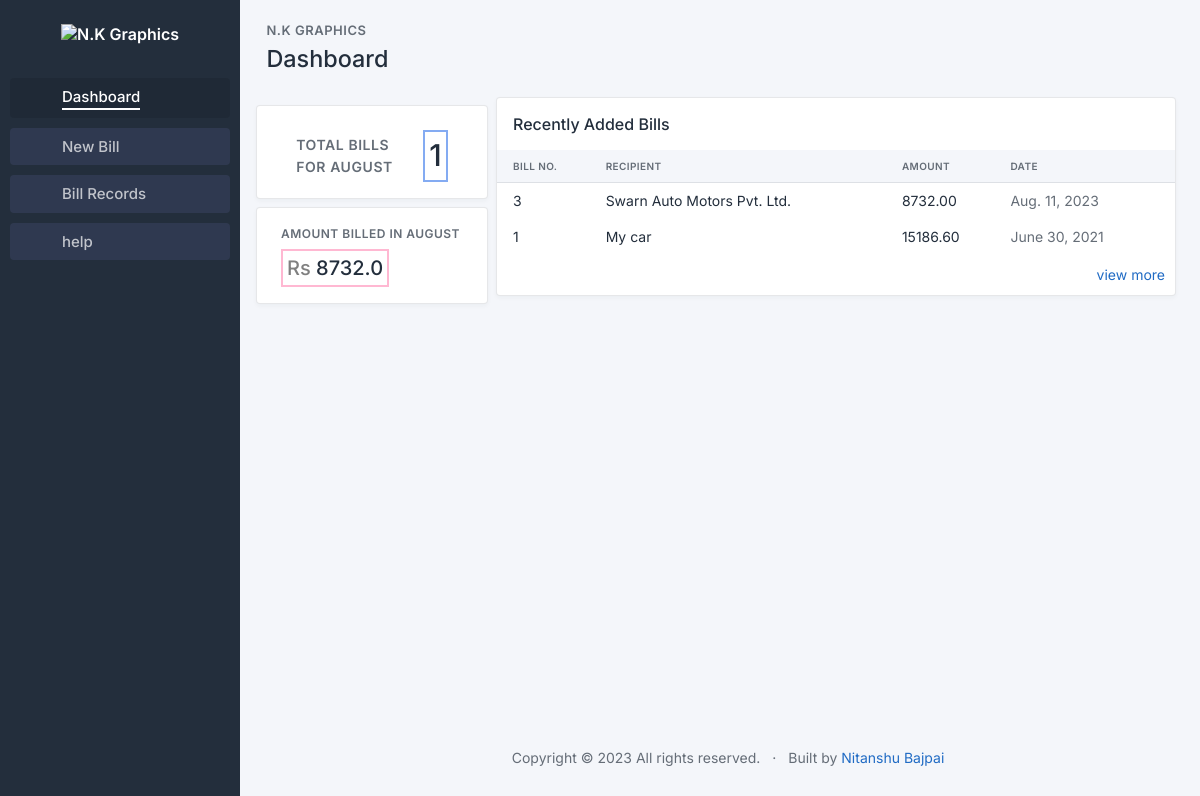
The app's page /, older data.
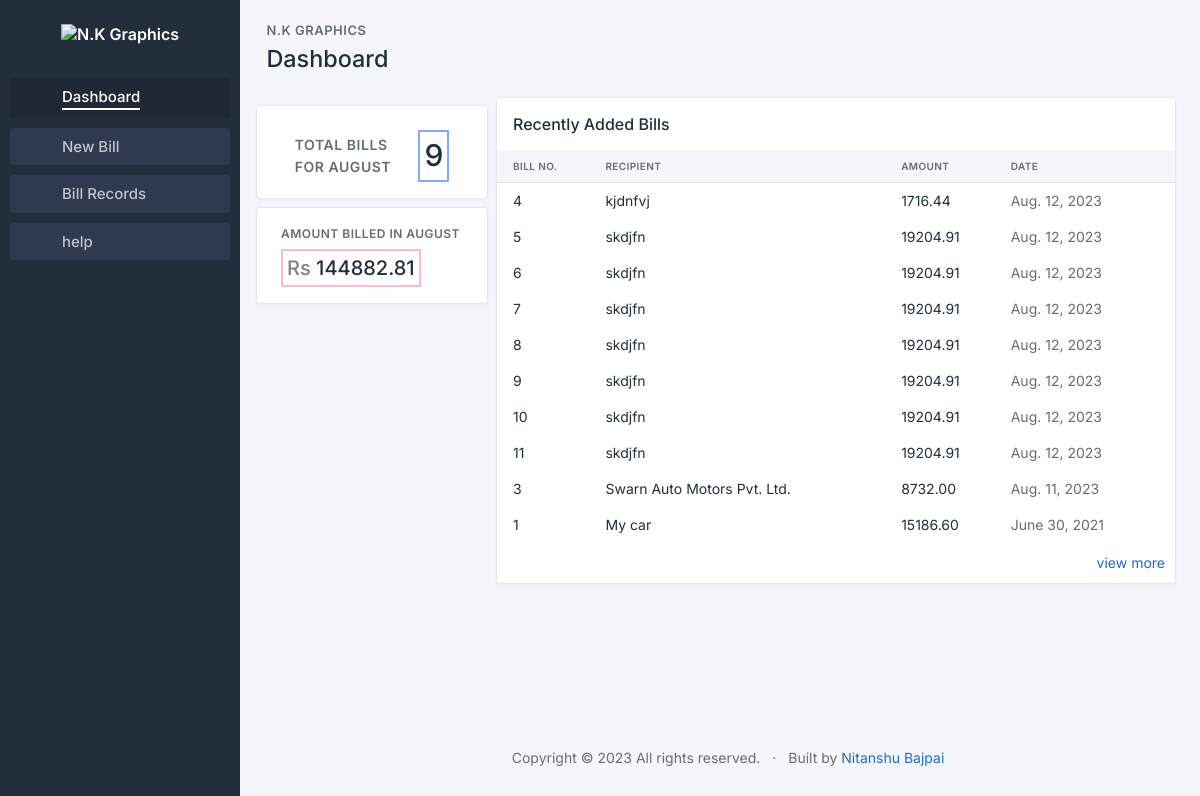
The same page, newer data.
### billmanage/models.py (models this page shows)
class bill(models.Model):
    billno = models.IntegerField(primary_key= True, null=False, blank=False)
    date = models.DateField(default=timezone.now, null=False, blank=False)
    recipient = models.TextField(null=False, blank=False, max_length=100)
    address = models.TextField(null=False, blank=False, max_length=200)
    GSTno = models.CharField(null=False, blank=False, max_length=15)
    cgst = models.DecimalField(null=False, blank=False, max_digits=10, decimal_places=2)
    sgst = models.DecimalField(null=False, blank=False, max_digits=10, decimal_places=2)
    total = models.DecimalField(null=False, blank=False, max_digits=12, decimal_places=2)
    grandtotal = models.DecimalField(null=False, blank=False, max_digits=12, decimal_places=2)

### billmanage/views.py (the view)
# urls.py: path('', billviews.dashboard, name='dashboard'),
def dashboard(request):
    amount = 0.0
    today = datetime.today()
    month = calendar.month_name[int(today.month)]
    billobj = bill.objects.filter(date__month=today.month)
    for bills in billobj:
        amount = amount+float(bills.grandtotal)
    amount = round(amount,2)
    count = len(billobj)
    billobj = bill.objects.all().order_by('-date')[:10]
    return render(request, 'billmanage/dashboard.html', {'bills':billobj, 'count': count, 'amount': amount, 'month':month})

### billmanage/templates/billmanage/dashboard.html (shortened to what this page needs)
{% load static %}
<!doctype html>
<html lang="en">
  <head>
    <link href="{% static 'css/tabler.min.css' %}" rel="stylesheet"/>
    <link href="{% static 'css/tabler-flags.min.css' %}" rel="stylesheet"/>
    <link href="{% static 'css/tabler-payments.min.css' %}" rel="stylesheet"/>
    <link href="{% static 'css/tabler-vendors.min.css' %}" rel="stylesheet"/>
    <link href="{% static 'css/demo.min.css' %}" rel="stylesheet"/>
    <link href="{% static 'typicons.font-2.1.2/src/font/typicons.css' %}" rel="stylesheet"/>
  </head>
  <body class="antialiased">
    <div class="page">
      <aside class="navbar navbar-vertical navbar-expand-lg navbar-dark">
        <div class="container-fluid">
          <h1 class="navbar-brand navbar-brand-autodark">
            <a href=".">
              <img src="{% static 'img/logodash.png' %}" width="auto" height="50" alt="N.K Graphics" class="mt-2">
            </a>
          </h1>
          <div class="collapse navbar-collapse" id="navbar-menu">
            <ul class="navbar-nav pt-lg-3">
              <li class="navitemsextra activenav active nav-item">
                <a class="nav-link" href="{% url 'dashboard' %}" >
                  <span class="nav-link-icon d-md-none d-lg-inline-block" style="margin-top: -6px; font-size: 20px"><i class="typcn typcn-home-outline"></i></span>
                  <span class="nav-link-title" style="
                  border-bottom: 2px solid white;">
                    Dashboard
                  </span>
                </a>
              </li>
              <li class="navitemsextra nav-item">
                <a class="nav-link" href="{% url 'addbill' %}" >
                  <span class="nav-link-icon d-md-none d-lg-inline-block" style="margin-top: -6px; font-size: 20px"><i class="typcn typcn-document-add"></i></span>
                  <span class="nav-link-title">
                    New Bill
                  </span>
                </a>
              </li>
              <li class="navitemsextra nav-item">
                <a class="nav-link" href="{% url 'records' %}" >
                  <span class="nav-link-icon d-md-none d-lg-inline-block" style="margin-top: -6px; font-size: 20px"><i class="typcn typcn-archive"></i></span>
                  <span class="nav-link-title">
                    Bill Records
                  </span>
                </a>
              </li>
              <li class="navitemsextra nav-item">
                <a class="nav-link" href="{% url 'dashboard' %}" >
                  <span class="nav-link-icon d-md-none d-lg-inline-block" style="margin-top: -6px; font-size: 20px;"><i class="typcn typcn-lock-open"></i></span>
                  <span class="nav-link-title">
                    help
                  </span>
                </a>
              </li>
            </ul>
          </div>
        </div>
      </aside>
      <div class="content">
        <div class="container-xl">
          <div class="page-header d-print-none">
            <div class="row align-items-center">
              <div class="col" style="zoom: 130%;">
                <div class="page-pretitle">
                  N.K Graphics
                </div>
                <h2 class="page-title">
                  Dashboard
                </h2>
              </div>
            </div>
          </div>
          <div class="row">
            <div class="col-3">
                <div class="row mt-2">
                    <div class="card h-100">
                        <div class="card-body">
                        <div class="d-flex align-items-center mt-2" style="justify-content: space-around;">
                            <div class="subheader" style="font-size: 14px;">Total Bills <br> for {{month}}</div>
                        <div class="h1 p-1" style="
                        font-size: 30px;
                        border: 2px solid #2b6ee894;
                        margin-bottom: 0;
                    ">{{ count }}</div>
                        </div>
                    </div>
                    </div>
                        <div class="card  mt-2">
                            <div class="card-body">
                            <div class="d-flex align-items-center ">
                                <div class="subheader" style="font-size: 12px;">Amount Billed in {{month}}</div>
                            </div>
                            <div class="h1 p-1" style="
                            width: max-content;
                            margin-top: 3%;
                            font-size: 20px;
                            border: 2px solid #ff005e47;
                            margin-bottom: 0;
                        "><i style="font-style: normal; color: gray;">Rs</i> {{amount}}</div>
                            </div>
                        </div>
                </div><br>
            </div>
            <div class="col-9">
                <div class="card">
                    <div class="card-header border-0">
                    <div class="card-title">Recently Added Bills</div>
                    </div>
                    <div class="card-table table-responsive" style="zoom: 100%;">
                        <table class="table table-vcenter">
                            <thead>
                            <tr>
                                <th>Bill no.</th>
                                <th>Recipient</th>
								<th>Amount</th>
                                <th>Date</th>
                            </tr>
                            </thead>
							{% for bill in bills %}
                            <tbody>
                                <tr>
                                    <td class="">
                                        <div class="text-truncate">
                                            {{ bill.billno }}
                                        </div>
                                        </td>
                                    <td class="">
                                    <div class="text-truncate"><a href="{% url 'invoice' billno=bill.billno %}" class="text-reset" tabindex="-1">
                                        {{bill.recipient}}</a>
                                    </div>
                                    </td>
									<td class="">
										<div class="">
											{{bill.grandtotal}}
										</div>
									</td>
                                    <td class="text-nowrap text-muted">{{ bill.date }}</td>
                                </tr>
                            </tbody>
							{% endfor %}
                        </table>
                        <div style="text-align: right;
                        padding: 10px;">
                            <a href="{% url 'records' %}">view more</a>
                        </div>
                    </div>
                </div>
            </div>
          </div>
        </div>
        <footer class="footer footer-transparent d-print-none">
          <div class="container">
            <div class="row text-center">
              <div class="col-12">
                <ul class="list-inline list-inline-dots mb-0">
                  <li class="list-inline-item">
                    Copyright &copy; 2023
                    All rights reserved.
                  </li>
                  <li class="list-inline-item">
                      Built by <a href="https://www.github.com/Nitanshubajpai"> Nitanshu Bajpai</a>
                  </li>
                </ul>
              </div>
            </div>
          </div>
        </footer>
      </div>
    </div>
  </body>
</html>

### billmanage/templates/billmanage/dashboard.html (style rules this page uses)
.navitemsextra { font-size: 15px; font-weight: 500; margin: 5px 10px; color: white; opacity: 1; }
.nav-link { background-color: rgb(158 152 255 / 10%) }

Row changes from the older to the newer data that the page shows:
added bill: billno "4", recipient "kjdnfvj", grandtotal "1716.44", date "Aug. 12, 2023"
added bill: billno "5", recipient "skdjfn", grandtotal "19204.91", date "Aug. 12, 2023"
added bill: billno "6", recipient "skdjfn", grandtotal "19204.91", date "Aug. 12, 2023"
added bill: billno "7", recipient "skdjfn", grandtotal "19204.91", date "Aug. 12, 2023"
added bill: billno "8", recipient "skdjfn", grandtotal "19204.91", date "Aug. 12, 2023"
added bill: billno "9", recipient "skdjfn", grandtotal "19204.91", date "Aug. 12, 2023"
added bill: billno "10", recipient "skdjfn", grandtotal "19204.91", date "Aug. 12, 2023"
added bill: billno "11", recipient "skdjfn", grandtotal "19204.91", date "Aug. 12, 2023"
Text that changed along with them:
{{ count }}: "1" → "9"
{{ amount }}: "8732.0" → "144882.81"
